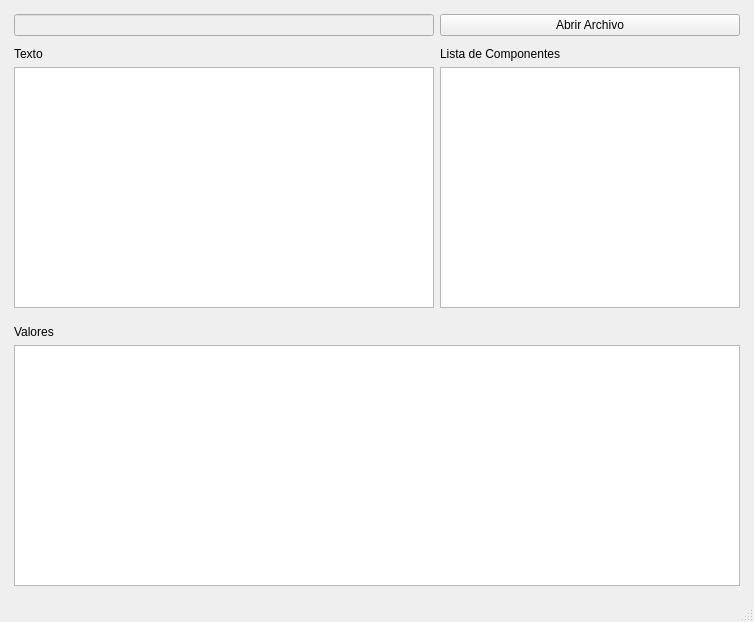
<?xml version="1.0" encoding="UTF-8"?>
<ui version="4.0">
 <class>MainWindow</class>
 <widget class="QMainWindow" name="MainWindow">
  <property name="geometry">
   <rect>
    <x>0</x>
    <y>0</y>
    <width>754</width>
    <height>622</height>
   </rect>
  </property>
  <property name="windowTitle">
   <string>Compilador</string>
  </property>
  <widget class="QWidget" name="centralwidget">
   <layout class="QGridLayout" name="gridLayout">
    <item row="5" column="1" colspan="2">
     <spacer name="verticalSpacer_2">
      <property name="orientation">
       <enum>Qt::Vertical</enum>
      </property>
      <property name="sizeType">
       <enum>QSizePolicy::Fixed</enum>
      </property>
      <property name="sizeHint" stdset="0">
       <size>
        <width>20</width>
        <height>5</height>
       </size>
      </property>
     </spacer>
    </item>
    <item row="3" column="1">
     <widget class="QLabel" name="label">
      <property name="text">
       <string>Texto</string>
      </property>
     </widget>
    </item>
    <item row="4" column="1">
     <widget class="QTextEdit" name="fileContent">
      <property name="enabled">
       <bool>true</bool>
      </property>
     </widget>
    </item>
    <item row="2" column="0" rowspan="4">
     <spacer name="horizontalSpacer">
      <property name="orientation">
       <enum>Qt::Horizontal</enum>
      </property>
      <property name="sizeType">
       <enum>QSizePolicy::Fixed</enum>
      </property>
      <property name="sizeHint" stdset="0">
       <size>
        <width>5</width>
        <height>20</height>
       </size>
      </property>
     </spacer>
    </item>
    <item row="0" column="1">
     <spacer name="verticalSpacer_7">
      <property name="orientation">
       <enum>Qt::Vertical</enum>
      </property>
      <property name="sizeType">
       <enum>QSizePolicy::Fixed</enum>
      </property>
      <property name="sizeHint" stdset="0">
       <size>
        <width>20</width>
        <height>5</height>
       </size>
      </property>
     </spacer>
    </item>
    <item row="1" column="1">
     <widget class="QLineEdit" name="fileName">
      <property name="enabled">
       <bool>false</bool>
      </property>
     </widget>
    </item>
    <item row="1" column="3" rowspan="4">
     <spacer name="horizontalSpacer_2">
      <property name="orientation">
       <enum>Qt::Horizontal</enum>
      </property>
      <property name="sizeType">
       <enum>QSizePolicy::Fixed</enum>
      </property>
      <property name="sizeHint" stdset="0">
       <size>
        <width>5</width>
        <height>20</height>
       </size>
      </property>
     </spacer>
    </item>
    <item row="4" column="2">
     <widget class="QTextEdit" name="fileComponents">
      <property name="enabled">
       <bool>true</bool>
      </property>
      <property name="minimumSize">
       <size>
        <width>0</width>
        <height>0</height>
       </size>
      </property>
      <property name="maximumSize">
       <size>
        <width>300</width>
        <height>16777215</height>
       </size>
      </property>
     </widget>
    </item>
    <item row="1" column="2">
     <widget class="QPushButton" name="openFile">
      <property name="text">
       <string>Abrir Archivo</string>
      </property>
     </widget>
    </item>
    <item row="2" column="1" colspan="2">
     <spacer name="verticalSpacer">
      <property name="orientation">
       <enum>Qt::Vertical</enum>
      </property>
      <property name="sizeType">
       <enum>QSizePolicy::Fixed</enum>
      </property>
      <property name="sizeHint" stdset="0">
       <size>
        <width>20</width>
        <height>5</height>
       </size>
      </property>
     </spacer>
    </item>
    <item row="7" column="1" colspan="2">
     <widget class="QTextEdit" name="fileValues">
      <property name="enabled">
       <bool>true</bool>
      </property>
      <property name="minimumSize">
       <size>
        <width>0</width>
        <height>0</height>
       </size>
      </property>
      <property name="maximumSize">
       <size>
        <width>16777215</width>
        <height>255</height>
       </size>
      </property>
     </widget>
    </item>
    <item row="6" column="1" colspan="2">
     <widget class="QLabel" name="label_3">
      <property name="text">
       <string>Valores</string>
      </property>
     </widget>
    </item>
    <item row="3" column="2">
     <widget class="QLabel" name="label_2">
      <property name="text">
       <string>Lista de Componentes</string>
      </property>
     </widget>
    </item>
    <item row="8" column="1" colspan="2">
     <spacer name="verticalSpacer_3">
      <property name="orientation">
       <enum>Qt::Vertical</enum>
      </property>
      <property name="sizeType">
       <enum>QSizePolicy::Fixed</enum>
      </property>
      <property name="sizeHint" stdset="0">
       <size>
        <width>20</width>
        <height>5</height>
       </size>
      </property>
     </spacer>
    </item>
   </layout>
  </widget>
  <widget class="QMenuBar" name="menubar">
   <property name="geometry">
    <rect>
     <x>0</x>
     <y>0</y>
     <width>754</width>
     <height>29</height>
    </rect>
   </property>
  </widget>
  <widget class="QStatusBar" name="statusbar"/>
 </widget>
 <resources/>
 <connections/>
</ui>
